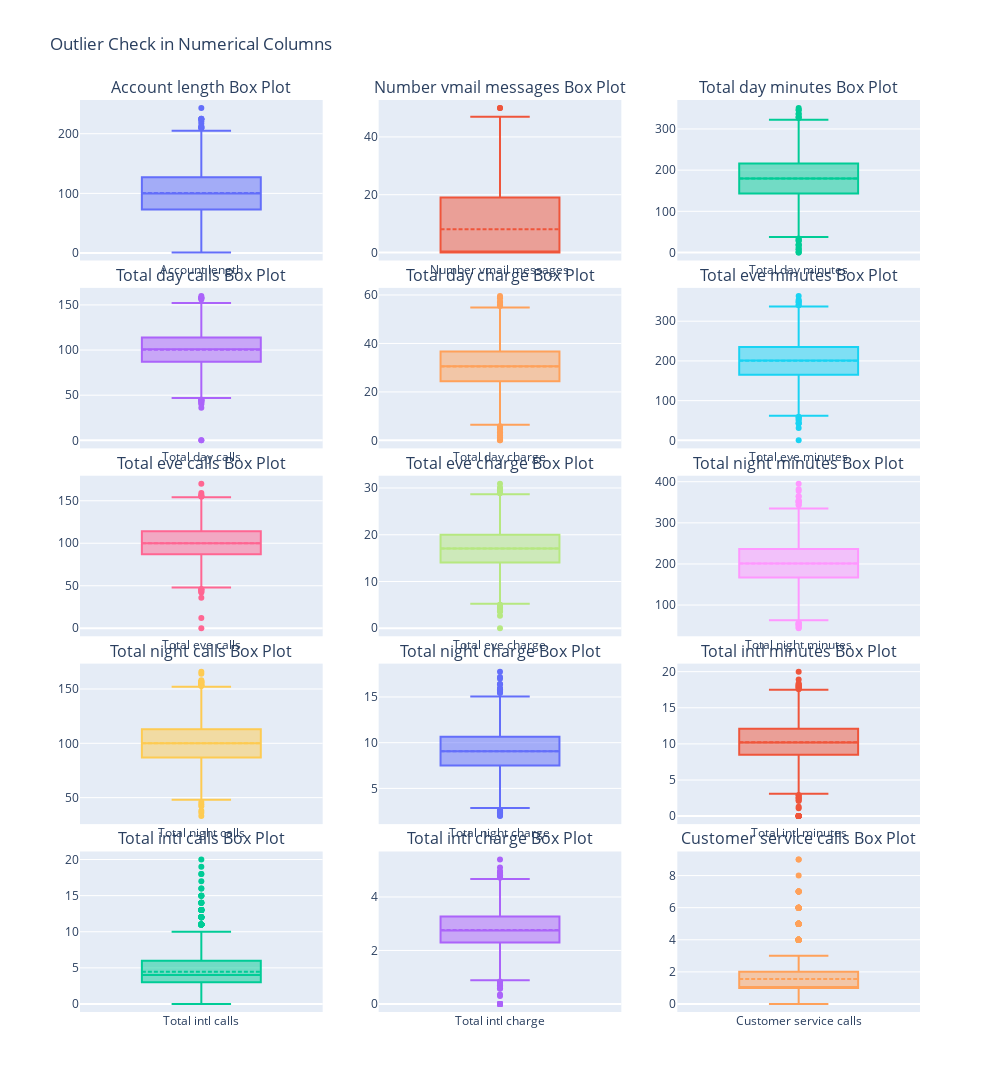

Notebook code for this chart:
### Markdown cell above
##### Check for Outliers

### Code cell
# Check for outliers
num_cols = train.select_dtypes(include=['int', 'float']).columns

# Exclude 'Area Code' from num_cols
num_cols = [col for col in num_cols if col != 'Area code']

i = ['tr' + str(n) for n in range(1, 16)]

fig = make_subplots(rows=5, cols=3, 
                    subplot_titles=[f'{col} Box Plot' for col in num_cols],
                    vertical_spacing=0.03)

for index, (col, trace) in enumerate(zip(num_cols, i)):
    trace = go.Box(y=train[col], boxmean=True, name=col)
    fig.add_trace(trace, row=(index // 3) + 1, col=(index % 3) + 1)

fig.update_layout(height=2000, width=1000, 
                  title_text="Outlier Check in Numerical Columns", 
                  showlegend=False)
    
fig.show()

### Figure 1 — Plotly figure (JSON) as saved in the notebook; plotly's stock layout.template omitted (floating-point values rounded to 4 significant figures; data arrays with more than 128 entries replaced by an {"elided": "..."} marker saying what was removed)
{"data": [{"boxmean": true, "name": "Account length", "type": "box", "xaxis": "x", "y": {"elided": "2666 int values"}, "yaxis": "y"}, {"boxmean": true, "name": "Number vmail messages", "type": "box", "xaxis": "x2", "y": {"elided": "2666 int values"}, "yaxis": "y2"}, {"boxmean": true, "name": "Total day minutes", "type": "box", "xaxis": "x3", "y": {"elided": "2666 float values"}, "yaxis": "y3"}, {"boxmean": true, "name": "Total day calls", "type": "box", "xaxis": "x4", "y": {"elided": "2666 int values"}, "yaxis": "y4"}, {"boxmean": true, "name": "Total day charge", "type": "box", "xaxis": "x5", "y": {"elided": "2666 float values"}, "yaxis": "y5"}, {"boxmean": true, "name": "Total eve minutes", "type": "box", "xaxis": "x6", "y": {"elided": "2666 float values"}, "yaxis": "y6"}, {"boxmean": true, "name": "Total eve calls", "type": "box", "xaxis": "x7", "y": {"elided": "2666 int values"}, "yaxis": "y7"}, {"boxmean": true, "name": "Total eve charge", "type": "box", "xaxis": "x8", "y": {"elided": "2666 float values"}, "yaxis": "y8"}, {"boxmean": true, "name": "Total night minutes", "type": "box", "xaxis": "x9", "y": {"elided": "2666 float values"}, "yaxis": "y9"}, {"boxmean": true, "name": "Total night calls", "type": "box", "xaxis": "x10", "y": {"elided": "2666 int values"}, "yaxis": "y10"}, {"boxmean": true, "name": "Total night charge", "type": "box", "xaxis": "x11", "y": {"elided": "2666 float values"}, "yaxis": "y11"}, {"boxmean": true, "name": "Total intl minutes", "type": "box", "xaxis": "x12", "y": {"elided": "2666 float values"}, "yaxis": "y12"}, {"boxmean": true, "name": "Total intl calls", "type": "box", "xaxis": "x13", "y": {"elided": "2666 int values"}, "yaxis": "y13"}, {"boxmean": true, "name": "Total intl charge", "type": "box", "xaxis": "x14", "y": {"elided": "2666 float values"}, "yaxis": "y14"}, {"boxmean": true, "name": "Customer service calls", "type": "box", "xaxis": "x15", "y": {"elided": "2666 int values"}, "yaxis": "y15"}], "layout": {"annotations": [{"font": {"size": 16}, "showarrow": false, "text": "Account length Box Plot", "x": 0.1444, "xanchor": "center", "xref": "paper", "y": 1, "yanchor": "bottom", "yref": "paper"}, {"font": {"size": 16}, "showarrow": false, "text": "Number vmail messages Box Plot", "x": 0.5, "xanchor": "center", "xref": "paper", "y": 1, "yanchor": "bottom", "yref": "paper"}, {"font": {"size": 16}, "showarrow": false, "text": "Total day minutes Box Plot", "x": 0.8556, "xanchor": "center", "xref": "paper", "y": 1, "yanchor": "bottom", "yref": "paper"}, {"font": {"size": 16}, "showarrow": false, "text": "Total day calls Box Plot", "x": 0.1444, "xanchor": "center", "xref": "paper", "y": 0.794, "yanchor": "bottom", "yref": "paper"}, {"font": {"size": 16}, "showarrow": false, "text": "Total day charge Box Plot", "x": 0.5, "xanchor": "center", "xref": "paper", "y": 0.794, "yanchor": "bottom", "yref": "paper"}, {"font": {"size": 16}, "showarrow": false, "text": "Total eve minutes Box Plot", "x": 0.8556, "xanchor": "center", "xref": "paper", "y": 0.794, "yanchor": "bottom", "yref": "paper"}, {"font": {"size": 16}, "showarrow": false, "text": "Total eve calls Box Plot", "x": 0.1444, "xanchor": "center", "xref": "paper", "y": 0.588, "yanchor": "bottom", "yref": "paper"}, {"font": {"size": 16}, "showarrow": false, "text": "Total eve charge Box Plot", "x": 0.5, "xanchor": "center", "xref": "paper", "y": 0.588, "yanchor": "bottom", "yref": "paper"}, {"font": {"size": 16}, "showarrow": false, "text": "Total night minutes Box Plot", "x": 0.8556, "xanchor": "center", "xref": "paper", "y": 0.588, "yanchor": "bottom", "yref": "paper"}, {"font": {"size": 16}, "showarrow": false, "text": "Total night calls Box Plot", "x": 0.1444, "xanchor": "center", "xref": "paper", "y": 0.382, "yanchor": "bottom", "yref": "paper"}, {"font": {"size": 16}, "showarrow": false, "text": "Total night charge Box Plot", "x": 0.5, "xanchor": "center", "xref": "paper", "y": 0.382, "yanchor": "bottom", "yref": "paper"}, {"font": {"size": 16}, "showarrow": false, "text": "Total intl minutes Box Plot", "x": 0.8556, "xanchor": "center", "xref": "paper", "y": 0.382, "yanchor": "bottom", "yref": "paper"}, {"font": {"size": 16}, "showarrow": false, "text": "Total intl calls Box Plot", "x": 0.1444, "xanchor": "center", "xref": "paper", "y": 0.176, "yanchor": "bottom", "yref": "paper"}, {"font": {"size": 16}, "showarrow": false, "text": "Total intl charge Box Plot", "x": 0.5, "xanchor": "center", "xref": "paper", "y": 0.176, "yanchor": "bottom", "yref": "paper"}, {"font": {"size": 16}, "showarrow": false, "text": "Customer service calls Box Plot", "x": 0.8556, "xanchor": "center", "xref": "paper", "y": 0.176, "yanchor": "bottom", "yref": "paper"}], "height": 2000, "showlegend": false, "title": {"text": "Outlier Check in Numerical Columns"}, "width": 1000, "xaxis": {"anchor": "y", "domain": [0, 0.2889]}, "xaxis10": {"anchor": "y10", "domain": [0, 0.2889]}, "xaxis11": {"anchor": "y11", "domain": [0.3556, 0.6444]}, "xaxis12": {"anchor": "y12", "domain": [0.7111, 1]}, "xaxis13": {"anchor": "y13", "domain": [0, 0.2889]}, "xaxis14": {"anchor": "y14", "domain": [0.3556, 0.6444]}, "xaxis15": {"anchor": "y15", "domain": [0.7111, 1]}, "xaxis2": {"anchor": "y2", "domain": [0.3556, 0.6444]}, "xaxis3": {"anchor": "y3", "domain": [0.7111, 1]}, "xaxis4": {"anchor": "y4", "domain": [0, 0.2889]}, "xaxis5": {"anchor": "y5", "domain": [0.3556, 0.6444]}, "xaxis6": {"anchor": "y6", "domain": [0.7111, 1]}, "xaxis7": {"anchor": "y7", "domain": [0, 0.2889]}, "xaxis8": {"anchor": "y8", "domain": [0.3556, 0.6444]}, "xaxis9": {"anchor": "y9", "domain": [0.7111, 1]}, "yaxis": {"anchor": "x", "domain": [0.824, 1]}, "yaxis10": {"anchor": "x10", "domain": [0.206, 0.382]}, "yaxis11": {"anchor": "x11", "domain": [0.206, 0.382]}, "yaxis12": {"anchor": "x12", "domain": [0.206, 0.382]}, "yaxis13": {"anchor": "x13", "domain": [0, 0.176]}, "yaxis14": {"anchor": "x14", "domain": [0, 0.176]}, "yaxis15": {"anchor": "x15", "domain": [0, 0.176]}, "yaxis2": {"anchor": "x2", "domain": [0.824, 1]}, "yaxis3": {"anchor": "x3", "domain": [0.824, 1]}, "yaxis4": {"anchor": "x4", "domain": [0.618, 0.794]}, "yaxis5": {"anchor": "x5", "domain": [0.618, 0.794]}, "yaxis6": {"anchor": "x6", "domain": [0.618, 0.794]}, "yaxis7": {"anchor": "x7", "domain": [0.412, 0.588]}, "yaxis8": {"anchor": "x8", "domain": [0.412, 0.588]}, "yaxis9": {"anchor": "x9", "domain": [0.412, 0.588]}}}
